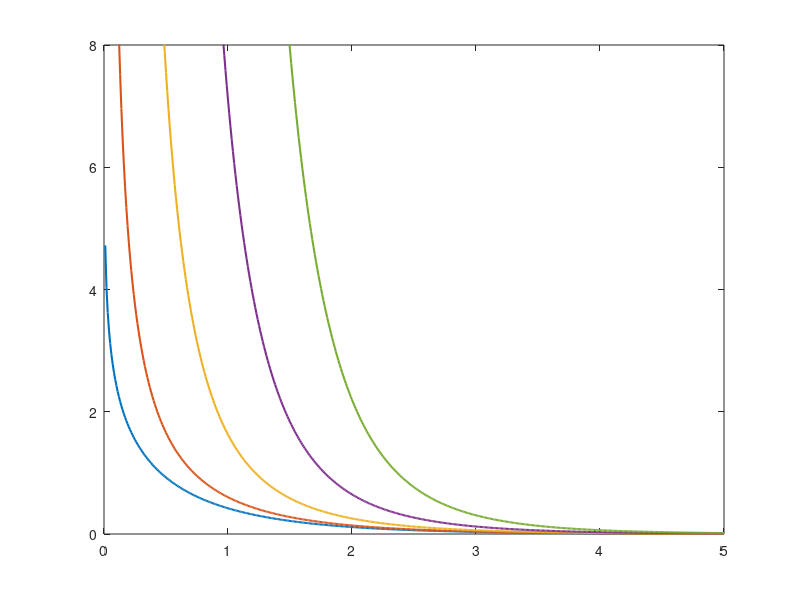

Source code (MATLAB):
z = (0 : 0.2 : 1)';
format long
besselk(1, z);

%%
X = 0 : 0.01 : 5;

K = zeros(5, 501);
for i = 0 : 4
    K(i+1, :) = besselk(i, X);
end
plot(X, K, 'LineWidth', 1.5);
axis([0 5 0 8])
% grid on
% legend('K_0','K_1','K_2','K_3','K_4','Location','Best')
% title('Modified Bessel Functions of the Second Kind for v = 0,1,2,3,4')
% xlabel('X')
% ylabel('K_v(X)')